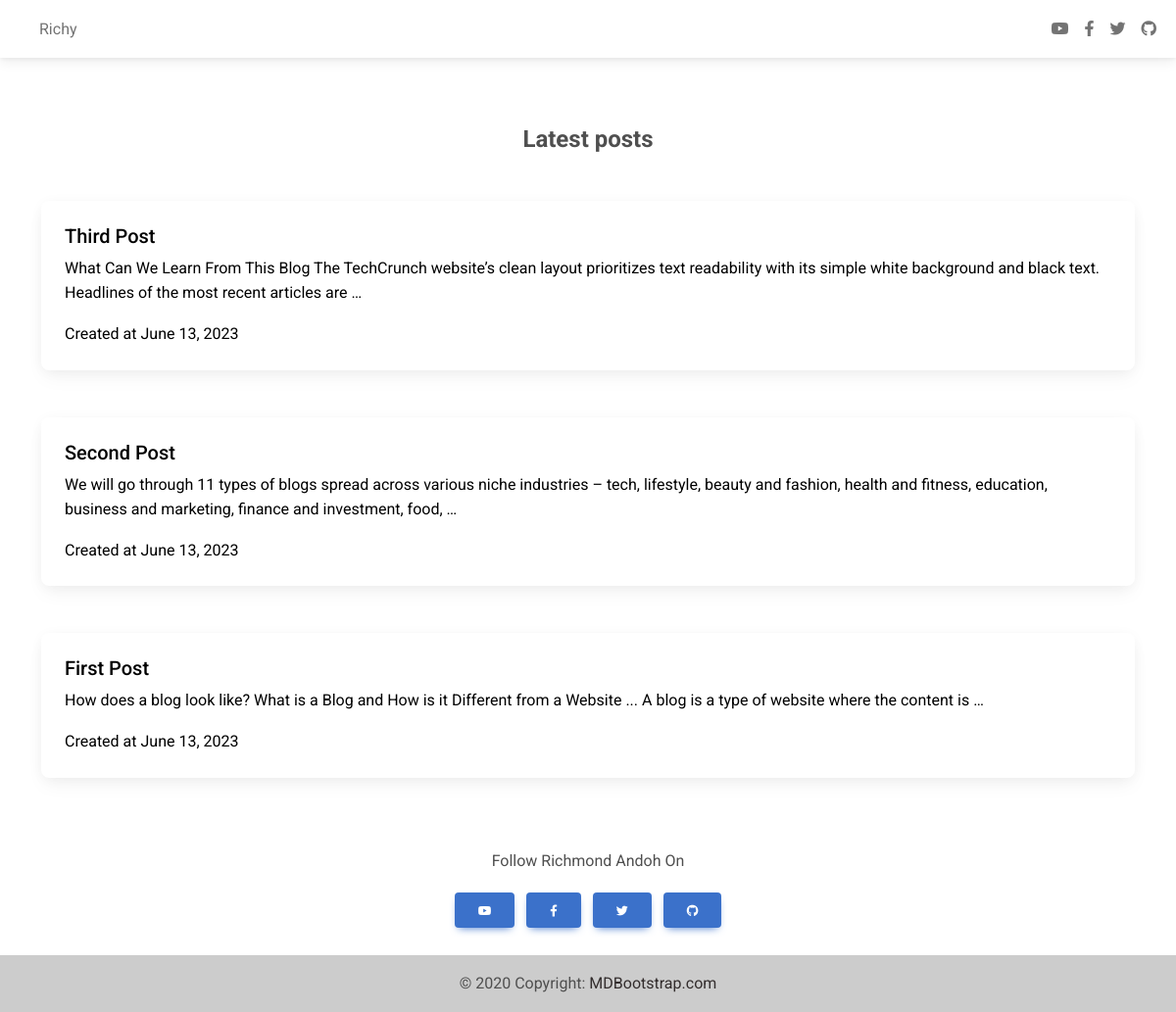
The page / on the database its author committed.
### myposts/models.py (models this page shows)
class Post(models.Model):
    title = models.CharField(max_length=100)
    body = models.CharField(max_length=1000000)
    created_at = models.DateField(default=datetime.now)

### myposts/views.py (the view)
# urls.py: path('', views.index, name='index'),
def index(request):
    post = Post.objects.all()
    return render(request, 'index.html', {'posts': post})

### templates/index.html (shortened to what this page needs)
<!DOCTYPE html>
<html lang="en">
<head>
    <link
        href="https://cdnjs.cloudflare.com/ajax/libs/font-awesome/6.0.0/css/all.min.css"
        rel="stylesheet"
    />
    <link
        href="https://cdnjs.cloudflare.com/ajax/libs/mdb-ui-kit/6.4.0/mdb.min.css"
        rel="stylesheet"
   />
</head>
<body>
    <header>
        <nav class="navbar navbar-expand-lg navbar-light bg-white fixed-top">
          <div class="container-fluid">
            <a class="navbar-brand" target="_blank" href="https://mdbootstrap.com/docs/standard/">
            </a>
            <div class="collapse navbar-collapse" id="navbarExample01">
              <ul class="navbar-nav me-auto mb-2 mb-lg-0">
                <li class="nav-item active">
                  <a class="nav-link" aria-current="page" href="#intro">Richy</a>
                </li>
              </ul>
              <ul class="navbar-nav d-flex flex-row">
                <li class="nav-item me-3 me-lg-0">
                  <a class="nav-link" href="https://www.youtube.com/channel/UC5CF7mLQZhvx8O5GODZAhdA" rel="nofollow"
                    target="_blank">
                    <i class="fab fa-youtube"></i>
                  </a>
                </li>
                <li class="nav-item me-3 me-lg-0">
                  <a class="nav-link" href="https://www.facebook.com/Richmond Andoh" rel="nofollow" target="_blank">
                    <i class="fab fa-facebook-f"></i>
                  </a>
                </li>
                <li class="nav-item me-3 me-lg-0">
                  <a class="nav-link" href="https://twitter.com/Richmond Andoh" rel="nofollow" target="_blank">
                    <i class="fab fa-twitter"></i>
                  </a>
                </li>
                <li class="nav-item me-3 me-lg-0">
                  <a class="nav-link" href="https://github.com/richmond-andoh" rel="nofollow" target="_blank">
                    <i class="fab fa-github"></i>
                  </a>
                </li>
              </ul>
            </div>
          </div>
        </nav>
      </header>
      <main class="mt-5">
        <div class="container">
            <section class="text-center mt-5">
                <div class="row">
                    <h4 class="mb-5" style="margin-top: 5rem;"><strong>Latest posts</strong></h4>
                     {% for post in posts reversed %}
                        <div class="col-lg-12 col-md-12 mb-5">
                            <div class="card text-start">
                                <div class="card-body">
                                    <a href="/post/{{post.id}}" style="text-decoration: none; color:black;">
                                        <h5 class="card-title">{{ post.title}}</h5>
                                        <p class="card-text">
                                        {{ post.body|truncatewords:30 }}
                                        </p>
                                        <p class="card-text">
                                        Created at  {{ post.created_at}}
                                        </p>
                                    </a>
                                </div>
                            </div>
                        </div>
                    {% endfor %}
                </div>
            </section>
            <div class="text-center py-4 align-items-center">
            <p>Follow Richmond Andoh On</p>
            <a href="https://www.youtube.com/channel/UC5CF7mLQZhvx8O5GODZAhdA" class="btn btn-primary m-1" role="button"
                rel="nofollow" target="_blank">
                <i class="fab fa-youtube"></i>
            </a>
            <a href="https://www.facebook.com/mdbootstrap" class="btn btn-primary m-1" role="button" rel="nofollow"
                target="_blank">
                <i class="fab fa-facebook-f"></i>
            </a>
            <a href="https://twitter.com/MDBootstrap" class="btn btn-primary m-1" role="button" rel="nofollow"
                target="_blank">
                <i class="fab fa-twitter"></i>
            </a>
            <a href="https://github.com/mdbootstrap/mdb-ui-kit" class="btn btn-primary m-1" role="button" rel="nofollow"
                target="_blank">
                <i class="fab fa-github"></i>
            </a>
            </div>
        </div>
    </main>
    <footer>
        <div class="text-center p-3" style="background-color: rgba(0, 0, 0, 0.2);">
            © 2020 Copyright:
            <a class="text-dark" href="https://mdbootstrap.com/">MDBootstrap.com</a>
        </div>
    </footer>
</body>
</html>

### rows shown on the page
Post: title "Third Post", body "What Can We Learn From This Blog The TechCrunch website’s clean layout prioritizes text readability with its simple white background and black text. Headlines of the most recent articles are …", created_at "June 13, 2023"
Post: title "Second Post", body "We will go through 11 types of blogs spread across various niche industries – tech, lifestyle, beauty and fashion, health and fitness, education, business and marketing, finance and investment, food, …", created_at "June 13, 2023"
Post: title "First Post", body "How does a blog look like? What is a Blog and How is it Different from a Website ... A blog is a type of website where the content is …", created_at "June 13, 2023"
